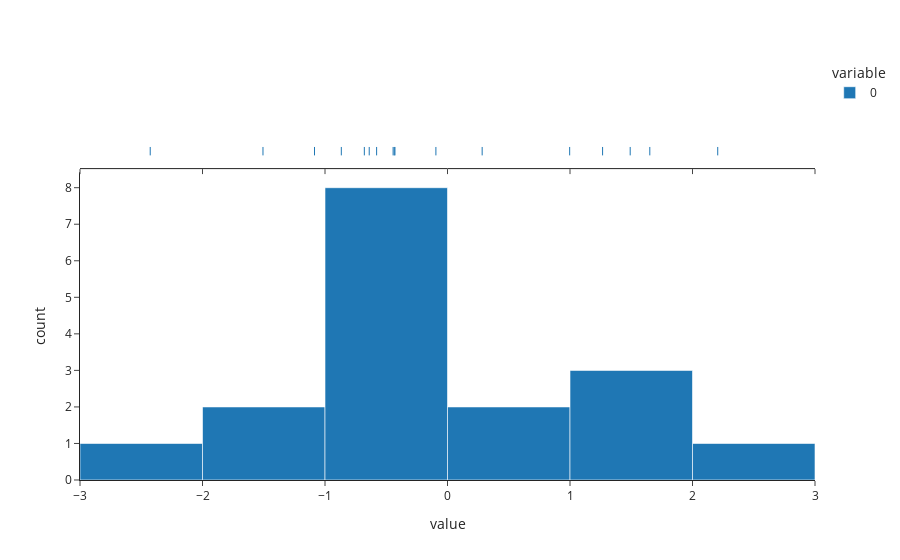

Notebook code cell kept with this figure:
### Code cell
px.histogram(choc_mus_true,
                template='simple_white',
                marginal='rug')

### Figure 1 — Plotly figure (JSON) as saved in the notebook; plotly's stock layout.template omitted (floating-point values rounded to 4 significant figures)
{"data": [{"alignmentgroup": "True", "bingroup": "x", "hovertemplate": "variable=0<br>value=%{x}<br>count=%{y}<extra></extra>", "legendgroup": "0", "marker": {"color": "#1F77B4", "pattern": {"shape": ""}}, "name": "0", "offsetgroup": "0", "orientation": "v", "showlegend": true, "type": "histogram", "x": [-1.086, 0.9973, 0.283, -1.506, -0.5786, 1.651, -2.427, -0.4289, 1.266, -0.8667, -0.6789, -0.09471, 1.491, -0.6389, -0.444, -0.4344, 2.206], "xaxis": "x", "yaxis": "y"}, {"alignmentgroup": "True", "boxpoints": "all", "fillcolor": "rgba(255,255,255,0)", "hoveron": "points", "hovertemplate": "variable=0<br>value=%{x}<extra></extra>", "jitter": 0, "legendgroup": "0", "line": {"color": "rgba(255,255,255,0)"}, "marker": {"color": "#1F77B4", "symbol": "line-ns-open"}, "name": "0", "offsetgroup": "0", "showlegend": false, "type": "box", "x": [-1.086, 0.9973, 0.283, -1.506, -0.5786, 1.651, -2.427, -0.4289, 1.266, -0.8667, -0.6789, -0.09471, 1.491, -0.6389, -0.444, -0.4344, 2.206], "xaxis": "x2", "yaxis": "y2"}], "layout": {"barmode": "relative", "legend": {"title": {"text": "variable"}, "tracegroupgap": 0}, "margin": {"t": 60}, "xaxis": {"anchor": "y", "domain": [0, 1], "title": {"text": "value"}}, "xaxis2": {"anchor": "y2", "domain": [0, 1], "matches": "x", "showticklabels": false}, "yaxis": {"anchor": "x", "domain": [0, 0.7326], "title": {"text": "count"}}, "yaxis2": {"anchor": "x2", "domain": [0.7426, 1], "matches": "y2", "showline": false, "showticklabels": false, "ticks": ""}}}
